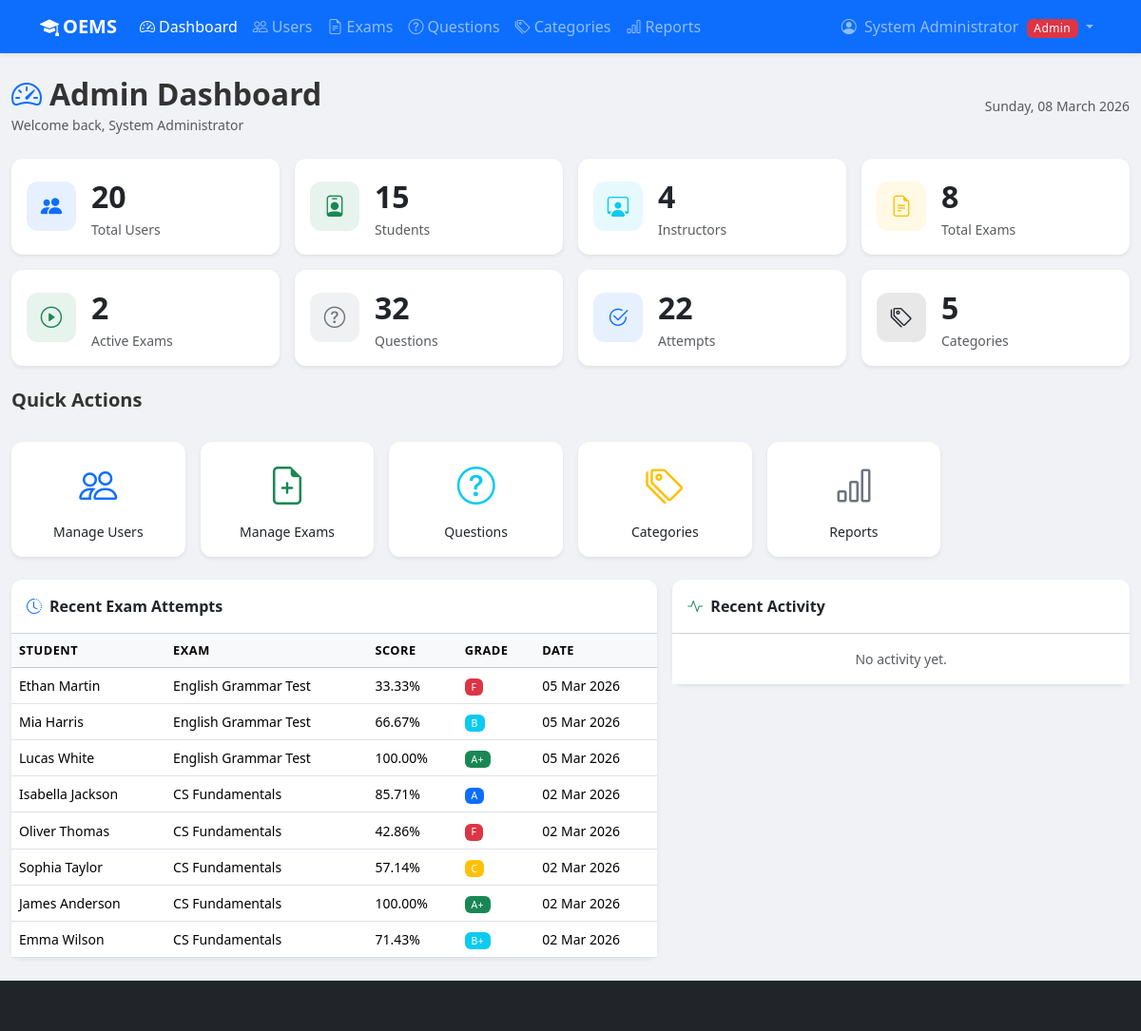
Page /admin/dashboard.php (signed in) on the committed database.
### tables this page shows
CREATE TABLE results (
    id               INT UNSIGNED AUTO_INCREMENT PRIMARY KEY,
    student_exam_id  INT UNSIGNED NOT NULL UNIQUE,
    student_id       INT UNSIGNED NOT NULL,
    exam_id          INT UNSIGNED NOT NULL,
    total_marks      DECIMAL(7,2) NOT NULL,
    obtained_marks   DECIMAL(7,2) NOT NULL DEFAULT 0.00,
    percentage       DECIMAL(5,2) NOT NULL DEFAULT 0.00,
    grade            VARCHAR(3)   NOT NULL DEFAULT 'F',
    is_passed        TINYINT(1)   NOT NULL DEFAULT 0,
    calculated_at    DATETIME     NOT NULL DEFAULT CURRENT_TIMESTAMP,
    CONSTRAINT fk_results_student_exam FOREIGN KEY (student_exam_id) REFERENCES student_exams(id) ON DELETE CASCADE,
    CONSTRAINT fk_results_student     FOREIGN KEY (student_id)       REFERENCES users(id)         ON DELETE CASCADE,
    CONSTRAINT fk_results_exam        FOREIGN KEY (exam_id)          REFERENCES exams(id)         ON DELETE CASCADE,
    CONSTRAINT chk_results_marks      CHECK (obtained_marks >= 0 AND obtained_marks <= total_marks),
    CONSTRAINT chk_results_pct        CHECK (percentage >= 0 AND percentage <= 100)
);

CREATE TABLE users (
    id            INT UNSIGNED AUTO_INCREMENT PRIMARY KEY,
    username      VARCHAR(50)  NOT NULL UNIQUE,
    email         VARCHAR(100) NOT NULL UNIQUE,
    password_hash VARCHAR(255) NOT NULL,
    full_name     VARCHAR(100) NOT NULL,
    role          ENUM('admin','instructor','student') NOT NULL DEFAULT 'student',
    phone         VARCHAR(20)  DEFAULT NULL,
    created_at    DATETIME     NOT NULL DEFAULT CURRENT_TIMESTAMP,
    updated_at    DATETIME     NOT NULL DEFAULT CURRENT_TIMESTAMP ON UPDATE CURRENT_TIMESTAMP,
    is_active     TINYINT(1)   NOT NULL DEFAULT 1,
    CONSTRAINT chk_users_email CHECK (email LIKE '%@%.%'),
    CONSTRAINT chk_users_phone CHECK (phone IS NULL OR LENGTH(phone) >= 7)
);

CREATE TABLE exams (
    id               INT UNSIGNED AUTO_INCREMENT PRIMARY KEY,
    title            VARCHAR(200) NOT NULL,
    description      TEXT         DEFAULT NULL,
    category_id      INT UNSIGNED NOT NULL,
    created_by       INT UNSIGNED NOT NULL,
    total_marks      DECIMAL(7,2) NOT NULL,
    passing_marks    DECIMAL(7,2) NOT NULL,
    duration_minutes INT UNSIGNED NOT NULL,
    start_time       DATETIME     NOT NULL,
    end_time         DATETIME     NOT NULL,
    is_randomized    TINYINT(1)   NOT NULL DEFAULT 0,
    max_attempts     INT UNSIGNED NOT NULL DEFAULT 1,
    status           ENUM('draft','active','completed','cancelled') NOT NULL DEFAULT 'draft',
    created_at       DATETIME     NOT NULL DEFAULT CURRENT_TIMESTAMP,
    updated_at       DATETIME     NOT NULL DEFAULT CURRENT_TIMESTAMP ON UPDATE CURRENT_TIMESTAMP,
    CONSTRAINT fk_exams_category   FOREIGN KEY (category_id) REFERENCES categories(id) ON DELETE RESTRICT,
    CONSTRAINT fk_exams_created_by FOREIGN KEY (created_by)  REFERENCES users(id)      ON DELETE RESTRICT,
    CONSTRAINT chk_exams_marks      CHECK (passing_marks <= total_marks AND total_marks > 0),
    CONSTRAINT chk_exams_duration   CHECK (duration_minutes > 0),
    CONSTRAINT chk_exams_max_att    CHECK (max_attempts >= 1),
    CONSTRAINT chk_exams_times      CHECK (end_time > start_time)
);

CREATE TABLE student_exams (
    id                  INT UNSIGNED AUTO_INCREMENT PRIMARY KEY,
    student_id          INT UNSIGNED NOT NULL,
    exam_id             INT UNSIGNED NOT NULL,
    started_at          DATETIME     NOT NULL DEFAULT CURRENT_TIMESTAMP,
    submitted_at        DATETIME     DEFAULT NULL,
    time_taken_minutes  INT UNSIGNED DEFAULT NULL,
    status              ENUM('in_progress','completed','abandoned') NOT NULL DEFAULT 'in_progress',
    attempt_number      INT UNSIGNED NOT NULL DEFAULT 1,
    CONSTRAINT fk_se_student FOREIGN KEY (student_id) REFERENCES users(id)  ON DELETE CASCADE,
    CONSTRAINT fk_se_exam    FOREIGN KEY (exam_id)    REFERENCES exams(id)   ON DELETE CASCADE,
    CONSTRAINT chk_se_attempt CHECK (attempt_number >= 1)
);

### includes/functions.php (called while the page is built, shortened)
<?php
function formatDate(string $date, string $format = 'd M Y, H:i'): string
{
    return (new DateTime($date))->format($format);
}
function gradeBadgeClass(string $grade): string
{
    return match($grade) {
        'A+'     => 'success',
        'A'      => 'primary',
        'B+'     => 'info',
        'B'      => 'info',
        'C'      => 'warning',
        default  => 'danger',
    };
}

### admin/dashboard.php (the view, shortened to what this page needs)
<?php
require_once __DIR__ . '/../includes/functions.php';
$conn = getDBConnection();
$statsRow = $conn->query(
    "SELECT
        SUM(is_active)                                             AS total_users,
        SUM(role='student'  AND is_active=1)                      AS total_students,
        SUM(role='instructor' AND is_active=1)                    AS total_instructors
     FROM users"
)->fetch_assoc();
$examCounts = $conn->query(
    "SELECT COUNT(*) AS total_exams,
            SUM(status='active') AS active_exams
     FROM exams"
)->fetch_assoc();
$qCount   = $conn->query("SELECT COUNT(*) FROM questions WHERE is_active=1")->fetch_row()[0];
$attCount = $conn->query("SELECT COUNT(*) FROM student_exams WHERE status='completed'")->fetch_row()[0];
$catCount = $conn->query("SELECT COUNT(*) FROM categories")->fetch_row()[0];
$stats = [
    'total_users'      => $statsRow['total_users'],
    'total_students'   => $statsRow['total_students'],
    'total_instructors'=> $statsRow['total_instructors'],
    'total_exams'      => $examCounts['total_exams'],
    'active_exams'     => $examCounts['active_exams'],
    'total_questions'  => $qCount,
    'total_attempts'   => $attCount,
    'total_categories' => $catCount,
];
$recentActivity = $conn->query(
    "SELECT al.*, u.username, u.role
     FROM   audit_log al
     LEFT JOIN users u ON u.id = al.user_id
     ORDER  BY al.created_at DESC
     LIMIT  10"
)->fetch_all(MYSQLI_ASSOC);
$recentAttempts = $conn->query(
    "SELECT se.*, u.full_name, u.username, e.title AS exam_title,
            r.percentage, r.grade, r.is_passed
     FROM   student_exams se
     JOIN   users u ON u.id = se.student_id
     JOIN   exams e ON e.id = se.exam_id
     LEFT JOIN results r ON r.student_exam_id = se.id
     ORDER  BY se.started_at DESC
     LIMIT  8"
)->fetch_all(MYSQLI_ASSOC);
?>
<?php require_once __DIR__ . '/../includes/header.php'; ?>
<?php require_once __DIR__ . '/../includes/navbar.php'; ?>
<div class="container-fluid py-4">
    <div class="d-flex justify-content-between align-items-center mb-4">
        <div>
            <h2 class="fw-bold mb-0"><i class="bi bi-speedometer2 me-2 text-primary"></i>Admin Dashboard</h2>
            <small class="text-muted">Welcome back, <?= htmlspecialchars($_SESSION['full_name'], ENT_QUOTES, 'UTF-8') ?></small>
        </div>
        <span class="text-muted small"><?= date('l, d F Y') ?></span>
    </div>
    <div class="row g-3 mb-4">
        <?php
        $cards = [
            ['label'=>'Total Users',    'value'=>$stats['total_users'],      'icon'=>'people-fill',         'color'=>'primary'],
            ['label'=>'Students',       'value'=>$stats['total_students'],   'icon'=>'person-badge',        'color'=>'success'],
            ['label'=>'Instructors',    'value'=>$stats['total_instructors'],'icon'=>'person-workspace',    'color'=>'info'],
            ['label'=>'Total Exams',    'value'=>$stats['total_exams'],      'icon'=>'file-earmark-text',   'color'=>'warning'],
            ['label'=>'Active Exams',   'value'=>$stats['active_exams'],     'icon'=>'play-circle',         'color'=>'success'],
            ['label'=>'Questions',      'value'=>$stats['total_questions'],  'icon'=>'question-circle',     'color'=>'secondary'],
            ['label'=>'Attempts',       'value'=>$stats['total_attempts'],   'icon'=>'check2-circle',       'color'=>'primary'],
            ['label'=>'Categories',     'value'=>$stats['total_categories'], 'icon'=>'tags',                'color'=>'dark'],
        ];
        foreach ($cards as $c): ?>
        <div class="col-6 col-md-3">
            <div class="card stat-card border-0 shadow-sm h-100">
                <div class="card-body d-flex align-items-center gap-3">
                    <div class="stat-icon bg-<?= $c['color'] ?> bg-opacity-10 text-<?= $c['color'] ?>">
                        <i class="bi bi-<?= $c['icon'] ?>"></i>
                    </div>
                    <div>
                        <div class="fs-2 fw-bold"><?= number_format($c['value']) ?></div>
                        <div class="text-muted small"><?= $c['label'] ?></div>
                    </div>
                </div>
            </div>
        </div>
        <?php endforeach; ?>
    </div>
    <div class="row g-3 mb-4">
        <div class="col-12">
            <h5 class="fw-semibold mb-3">Quick Actions</h5>
        </div>
        <?php
        $links = [
            ['href'=>'manage_users.php',      'icon'=>'people',          'label'=>'Manage Users',     'color'=>'primary'],
            ['href'=>'manage_exams.php',       'icon'=>'file-earmark-plus','label'=>'Manage Exams',   'color'=>'success'],
            ['href'=>'manage_questions.php',   'icon'=>'question-circle', 'label'=>'Questions',        'color'=>'info'],
            ['href'=>'manage_categories.php',  'icon'=>'tags',            'label'=>'Categories',       'color'=>'warning'],
            ['href'=>'reports.php',            'icon'=>'bar-chart',       'label'=>'Reports',          'color'=>'secondary'],
        ];
        foreach ($links as $l): ?>
        <div class="col-6 col-md-2">
            <a href="<?= $l['href'] ?>" class="card text-decoration-none text-center p-3 border-0 shadow-sm h-100 quick-action-card">
                <i class="bi bi-<?= $l['icon'] ?> fs-1 text-<?= $l['color'] ?>"></i>
                <div class="mt-2 fw-medium small text-dark"><?= $l['label'] ?></div>
            </a>
        </div>
        <?php endforeach; ?>
    </div>
    <div class="row g-3">
        <div class="col-lg-7">
            <div class="card border-0 shadow-sm">
                <div class="card-header bg-white fw-semibold py-3">
                    <i class="bi bi-clock-history me-2 text-primary"></i>Recent Exam Attempts
                </div>
                <div class="card-body p-0">
                    <div class="table-responsive">
                        <table class="table table-hover mb-0 small">
                            <thead class="table-light">
                                <tr>
                                    <th>Student</th>
                                    <th>Exam</th>
                                    <th>Score</th>
                                    <th>Grade</th>
                                    <th>Date</th>
                                </tr>
                            </thead>
                            <tbody>
                                <?php foreach ($recentAttempts as $a): ?>
                                <tr>
                                    <td><?= htmlspecialchars($a['full_name'], ENT_QUOTES, 'UTF-8') ?></td>
                                    <td><?= htmlspecialchars($a['exam_title'], ENT_QUOTES, 'UTF-8') ?></td>
                                    <td><?= $a['percentage'] !== null ? $a['percentage'] . '%' : '—' ?></td>
                                    <td>
                                        <?php if ($a['grade']): ?>
                                        <span class="badge bg-<?= gradeBadgeClass($a['grade']) ?>">
                                            <?= $a['grade'] ?>
                                        </span>
                                        <?php else: ?>—<?php endif; ?>
                                    </td>
                                    <td><?= formatDate($a['started_at'], 'd M Y') ?></td>
                                </tr>
                                <?php endforeach; ?>
                            </tbody>
                        </table>
                    </div>
                </div>
            </div>
        </div>
        <div class="col-lg-5">
            <div class="card border-0 shadow-sm">
                <div class="card-header bg-white fw-semibold py-3">
                    <i class="bi bi-activity me-2 text-success"></i>Recent Activity
                </div>
                <div class="card-body p-0">
                    <ul class="list-group list-group-flush small">
                        <?php if (empty($recentActivity)): ?>
                        <li class="list-group-item text-center text-muted py-3">No activity yet.</li>
                        <?php endif; ?>
                    </ul>
                </div>
            </div>
        </div>
    </div>
</div>
<?php require_once __DIR__ . '/../includes/footer.php'; ?>

### rows in the picture
results: student.full_name "Ethan Martin", exam.title "English Grammar Test", percentage "33.33", grade "F", student_exam.started_at "05 Mar 2026"
results: student.full_name "Mia Harris", exam.title "English Grammar Test", percentage "66.67", grade "B", student_exam.started_at "05 Mar 2026"
results: student.full_name "Lucas White", exam.title "English Grammar Test", percentage "100.00", grade "A+", student_exam.started_at "05 Mar 2026"
results: student.full_name "Isabella Jackson", exam.title "CS Fundamentals", percentage "85.71", grade "A", student_exam.started_at "02 Mar 2026"
results: student.full_name "Oliver Thomas", exam.title "CS Fundamentals", percentage "42.86", grade "F", student_exam.started_at "02 Mar 2026"
results: student.full_name "Sophia Taylor", exam.title "CS Fundamentals", percentage "57.14", grade "C", student_exam.started_at "02 Mar 2026"
results: student.full_name "James Anderson", exam.title "CS Fundamentals", percentage "100.00", grade "A+", student_exam.started_at "02 Mar 2026"
results: student.full_name "Emma Wilson", exam.title "CS Fundamentals", percentage "71.43", grade "B+", student_exam.started_at "02 Mar 2026"

### other values in the picture
$fullName "System Administrator"
$role "Admin"
$_SESSION['full_name'] "System Administrator"
$c['value'] "20"
$c['label'] "Total Users"
$c['value'] "15"
$c['label'] "Students"
$c['value'] "4"
$c['label'] "Instructors"
$c['value'] "8"
$c['label'] "Total Exams"
$c['value'] "2"
$c['label'] "Active Exams"
$c['value'] "32"
$c['label'] "Questions"
